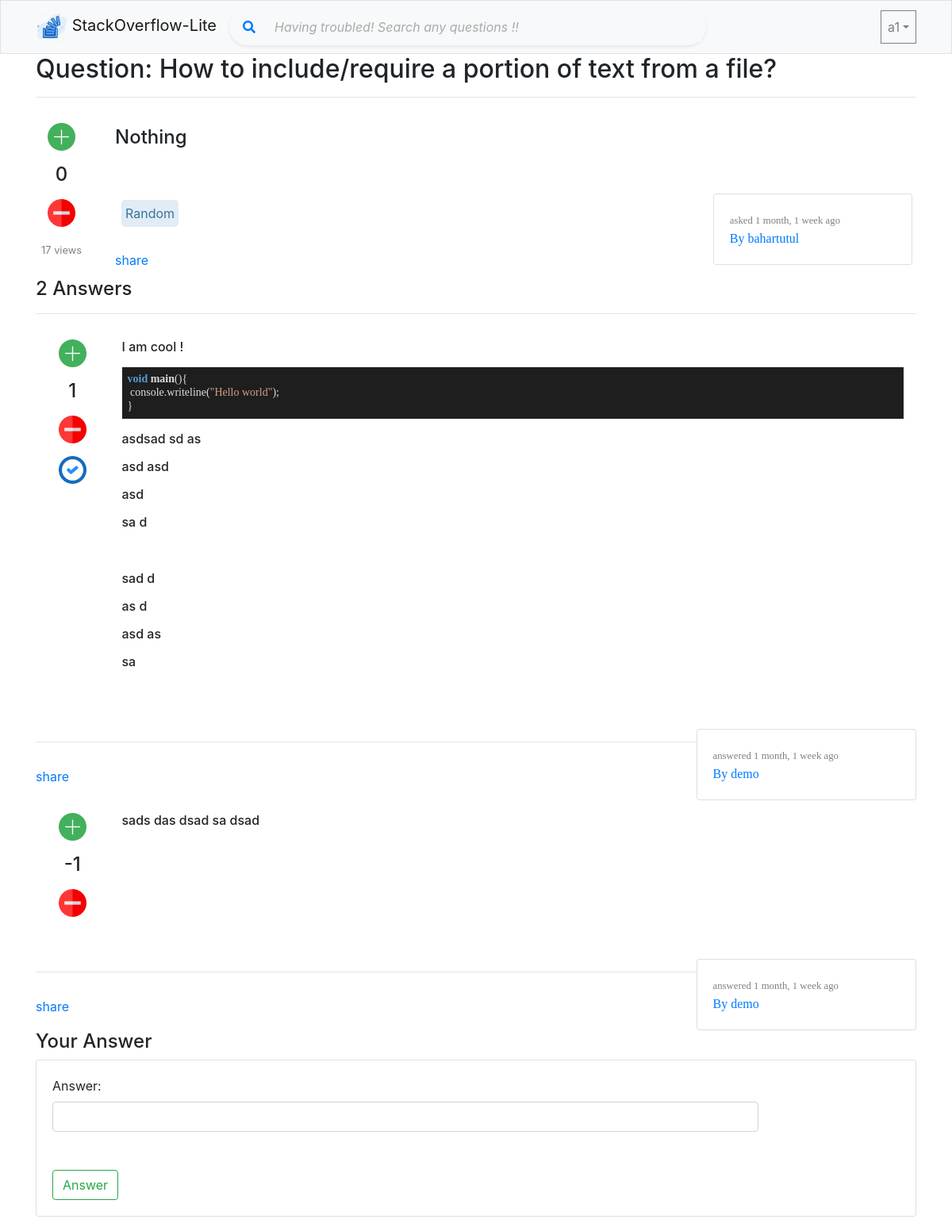
Page /questions/detail/5/ (signed in) on the committed database.
### overflow/models/QuestionModel.py (models this page shows, shortened)
class QuestionModel(models.Model):
    title = models.CharField(max_length=120, unique=True)
    description = RichTextField(null=True)
    tag = models.CharField(max_length=120, null=True)
    views = models.PositiveIntegerField(default=0)
    final_answer_id = models.IntegerField(null=True)
    asked_at = models.DateTimeField(auto_now_add=True)
    modified_on = models.DateTimeField(auto_now=True)
    asked_by = models.ForeignKey(User, null=True, on_delete=models.SET_NULL)
    def tag_split(self):
        if self.tag:
            return self.tag.split(',')
    def get_vote_count(self):
        result = self.qvm_question.aggregate(Sum('vote'))['vote__sum']
        if result:
            return result
        else:
            return 0

### overflow/models/AnswerModel.py (models this page shows, shortened)
class AnswerModel(models.Model):
    answer = RichTextField(max_length=120)
    views = models.PositiveIntegerField(default=0)
    votes = models.IntegerField(default=0)
    question = models.ForeignKey(QuestionModel, null=True, on_delete=models.SET_NULL, related_name='am_question')
    answer_at = models.DateTimeField(auto_now_add=True)
    modified_on = models.DateTimeField(auto_now=True)
    answer_by = models.ForeignKey(User, null=True, on_delete=models.SET_NULL)
    def get_vote_count(self):
        result = self.avm_answer.aggregate(Sum('vote'))['vote__sum']
        if result:
            return result
        else:
            return 0

### overflow/views/question.py (the view)
# urls.py: re_path(r'questions/detail/(?P<pk>\d+)/$', question.question_detail, name='question_detail'),
def question_detail(request, pk):
    questions = get_object_or_404(QuestionModel, pk=pk)
    questions.views += 1
    questions.save()
    question_answers = AnswerModel.objects.filter(question_id=pk)
    form = AnswerForm()
    return render(request, 'overflow/question/details.html', {
        'single_question': questions,
        'answers': question_answers,
        'form': form
    })

### overflow/forms/NewAnswerForm.py
class AnswerForm(forms.ModelForm):
    answer = forms.CharField(
        max_length=14000,
        required=True,
        widget=CKEditorWidget(
            attrs={
                'placeholder': 'Please explain your questions in details',
                'class': 'form-control'
            }
        )
    )
    class Meta:
        model = AnswerModel
        fields = ['answer', ]

### overflow/helper.py (called while the page is built)
    def to_url(self, value):
        return '%d' % value

### templates/overflow/question/details.html (shortened to what this page needs)
{% extends 'shared/_layout.html' %}
{% load static %}
{% block head %}
    <link rel="stylesheet" href="{% static 'CSSLibrary/vsdark.css' %}">
    <div class="col-xl-12">
        <h2 class="col">Question: {{ single_question.title | capfirst }}</h2>
    </div>
{% endblock %}
{% block content %}
    <hr>
    <div class="col-xl-12">
        <div class="row">
            <div class="col-xl-1" style="float: left; height: 150px; text-align: center;">
                <div class="mt-3">
                    {% if single_question.asked_by != request.user %}
                        <a href="{% url 'q_vote' single_question.pk 1 %}"><img
                                src="{% static 'Images/Icons/plus.png' %}"
                                height="35px" alt=""></a>
                    {% endif %}
                </div>
                <div class="mt-3">
                    <h4>{{ single_question.get_vote_count }}</h4>
                </div>
                <div class="mt-3">
                    {% if single_question.asked_by != request.user %}
                        <a href="{% url 'q_vote' single_question.pk -1 %}"><img
                                src="{% static 'Images/Icons/minus.png' %}"
                                height="35px" alt=""></a>
                    {% endif %}
                </div>
                <div class="mt-3">
                    <div>
                        <small>{{ single_question.views }} views</small>
                    </div>
                </div>
            </div>
            <div class="col-xl-11 mb-2">
                <div class="col-xl-12" style="float:right;">
                    <div class="col-xl-12 card-body">
                        <h4>{{ single_question.description | safe }}</h4>
                    </div>
                    <div class="col-xl-12 card-body">
                        <div class="col-xl-8" style="float:left;">
                            <div id="tag">
                                {% for tag in single_question.tag_split %}
                                    <p id="tech_tag">
                                        {{ tag }}
                                    </p>
                                {% endfor %}
                            </div>
                            <br>
                            <div class="mt-5">
                                <a href="">share</a>
                            </div>
                        </div>
                        <div class="col-xl-3 card mb-2" id="user_info_on_card" style="float:right;">
                            <div class="card-body">
                                <small>asked {{ single_question.asked_at | timesince | lower }} ago</small>
                                <div>
                                    <a href="">By {{ single_question.asked_by }}</a>
                                </div>
                            </div>
                        </div>
                    </div>
                </div>
            </div>
        </div>
        {% include 'partials/previous_answers.html' %}
        {% include 'partials/answer_form.html' %}
    </div>
{% endblock content %}

### templates/shared/_navbar.html (shortened to what this page needs)
{% load static %}
<nav class="navbar navbar-expand-lg navbar-light bg-light border">
    <div class="container">
        <a href="{% url 'home' %}" class="navbar-brand">
            <img src="{% static 'Images/Icons/logo.png' %}" height="40em" alt="overflow"> StackOverflow-Lite
        </a>
        <div class="collapse navbar-collapse" id="mainMenu">
            <form method="post" action="{% url 'home' %}" class="form-inline my-3 my-lg-0 col-md-10">
                <div class="p-1 bg-light rounded rounded-pill shadow-sm col-md-10">
                    <div class="input-group">
                        <div class="input-group-prepend">
                            <button id="button-addon2" type="submit" class="btn btn-link text-primary">
                                <i class="fa fa-search"></i>
                            </button>
                        </div>
                        <input type="search" id="search_bar" name="search_bar"
                               placeholder="Having troubled! Search any questions !!" aria-describedby="button-addon2"
                               class="form-control border-0 bg-light">
                    </div>
                </div>
            </form>
            {% if user.is_authenticated %}
                <ul class="navbar-nav ml-auto">
                    <li class="nav-item dropdown">
                        <a href="" class="nav-link dropdown-toggle" id="userMenu"
                           data-toggle="dropdown">{{ user.username }}</a>
                    </li>
                </ul>
            {% else %}
                <a href="{% url 'login' %}" class="btn btn-light">Login</a>
                <a href="{% url 'signup' %}" class="btn btn-primary">Register</a>
            {% endif %}
        </div>
    </div>
</nav>

### templates/partials/previous_answers.html
{% load static %}
{% if answers %}
    <div class="col-xl-12">
        <h4>{{ answers.count }} Answers</h4>
        <hr>
        <div id="answers" class="col-xl-12">
            {% for answer in answers %}
                <div class="col-xl-12">
                    <div class="col-xl-1" style="float: left; height: 150px; text-align: center;">
                        <div class="mt-3">
                            <a href="{% url 'a_vote' answer.pk 1 single_question.pk %}">
                                <img src="{% static 'Images/Icons/plus.png' %}"
                                     height="35px" alt="">
                            </a>
                        </div>
                        <div class="mt-3">
                            <h4>{{ answer.get_vote_count }}</h4>
                        </div>
                        <div class="mt-3">
                            <a href="{% url 'a_vote' answer.pk -1 single_question.pk %}">
                                <img src="{% static 'Images/Icons/minus.png' %}"
                                     height="35px" alt="">
                            </a>
                        </div>
                        <div class="mt-3">
                            <a href="{% url 'final_answer' single_question.pk answer.pk %}">
                                {% if single_question.final_answer_id == answer.id %}
                                    <img src="{% static 'Images/Icons/right_answer.png' %}"
                                         height="35px" alt="">
                                {% elif single_question.asked_by == request.user %}
                                    <img id="right_answer" src="{% static 'Images/Icons/right_answer.png' %}"
                                         height="35px" alt="">
                                {% endif %}
                            </a>
                        </div>
                    </div>
                    <div id="ans" class="col-xl-11 card p-3" style="min-height: 200px;">
                        <h6>{{ answer.answer | safe }}</h6>
                    </div>
                    <div class="col-xl-12">
                        <div class="col-xl-9" style="float:left;">
                            <div class="mt-5">
                                <a href="">share</a>
                            </div>
                        </div>
                        <div class="col-xl-3 card" id="user_info_on_card" style="float:left;">
                            <div class="card-body">
                                <small>answered {{ answer.answer_at | timesince | lower }} ago</small>
                                <div>
                                    <a href="">By {{ answer.answer_by }}</a>
                                </div>
                            </div>
                        </div>
                    </div>
                </div>
                <hr>
            {% endfor %}
        </div>
    </div>
{% endif %}

### static/Shared/app.css (style rules this page uses)
a.nav-link { color: black; border: 1px solid grey; }
#user_info_on_card { font-family: "Roboto Mono"; box-sizing: border-box; }
#tech_tag { padding: 5px; text-align: center; margin: 8px; background-color: #E1ECF4; border-radius: 5px; float: left; color: #39739d; }
#ans { border: 0px; }
code { font-family: "Operator Mono"; }
.form-control::placeholder { color: #aaa; font-style: italic; }
small { text-align: center; color: gray; }

### static/CSSLibrary/vsdark.css (style rules this page uses)
.hljs { display: block; overflow-x: auto; padding: 0.5em; background: #1E1E1E; color: #DCDCDC; }

### rows in the picture
QuestionModel: title "How to include/require a portion of text from a file?", get_vote_count "0", views "17", description "Nothing", tag_split "Random", asked_at "1 month, 1 week", asked_by "bahartutul"
AnswerModel: get_vote_count "1", answer "I am cool ! void main ( ) { console.writeline( \"Hello world\" ); } asdsad sd as asd asd asd sa d sad d as d asd as sa", answer_at "1 month, 1 week", answer_by "demo"
AnswerModel: get_vote_count "-1", answer "sads das dsad sa dsad", answer_at "1 month, 1 week", answer_by "demo"

### other values in the picture
{{ user.username }} "a1"
{{ answers.count }} "2"
{{ field.label_tag }} "Answer:"
